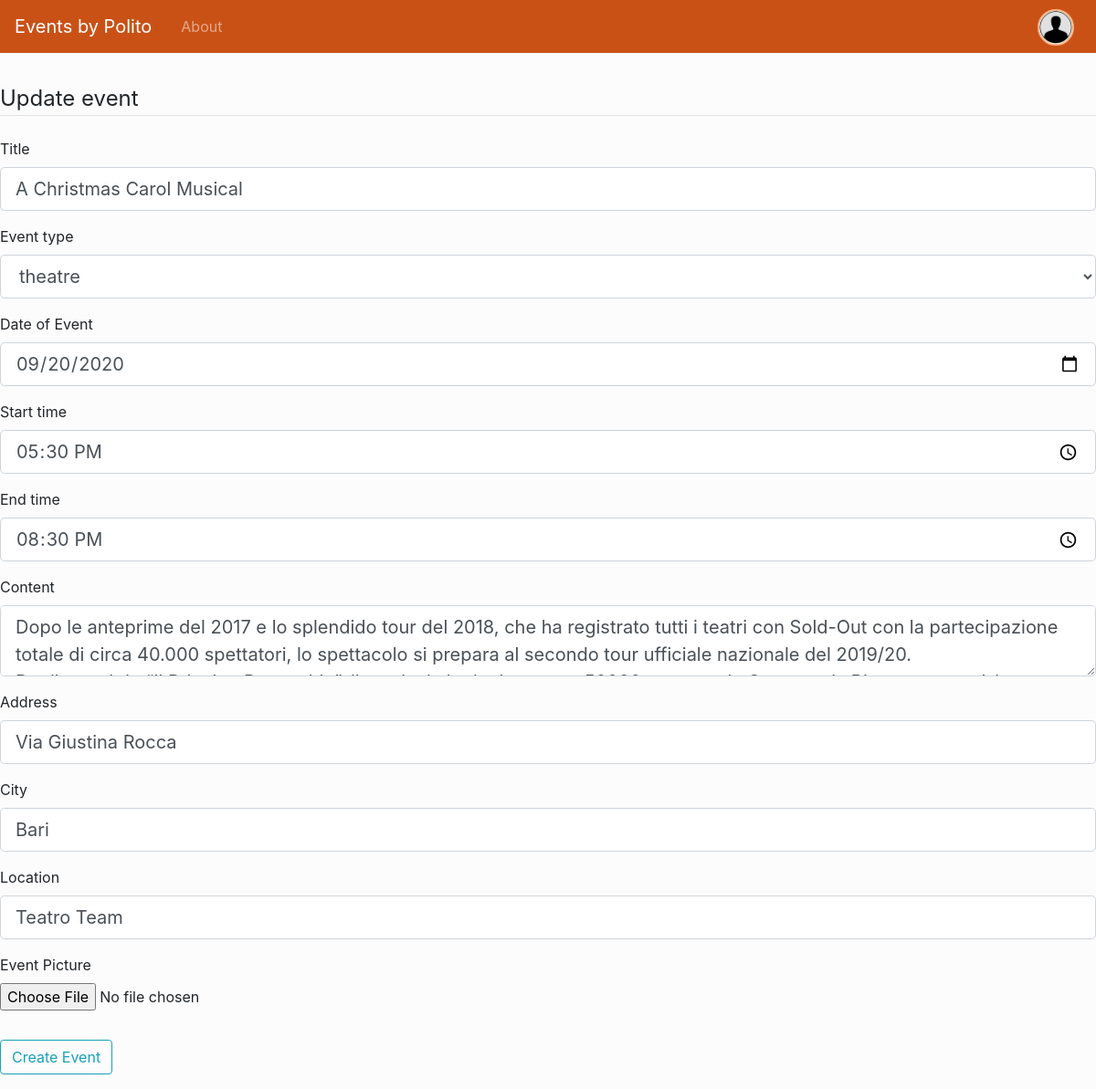
Page /event/1/update/ (signed in) on the earlier database version.
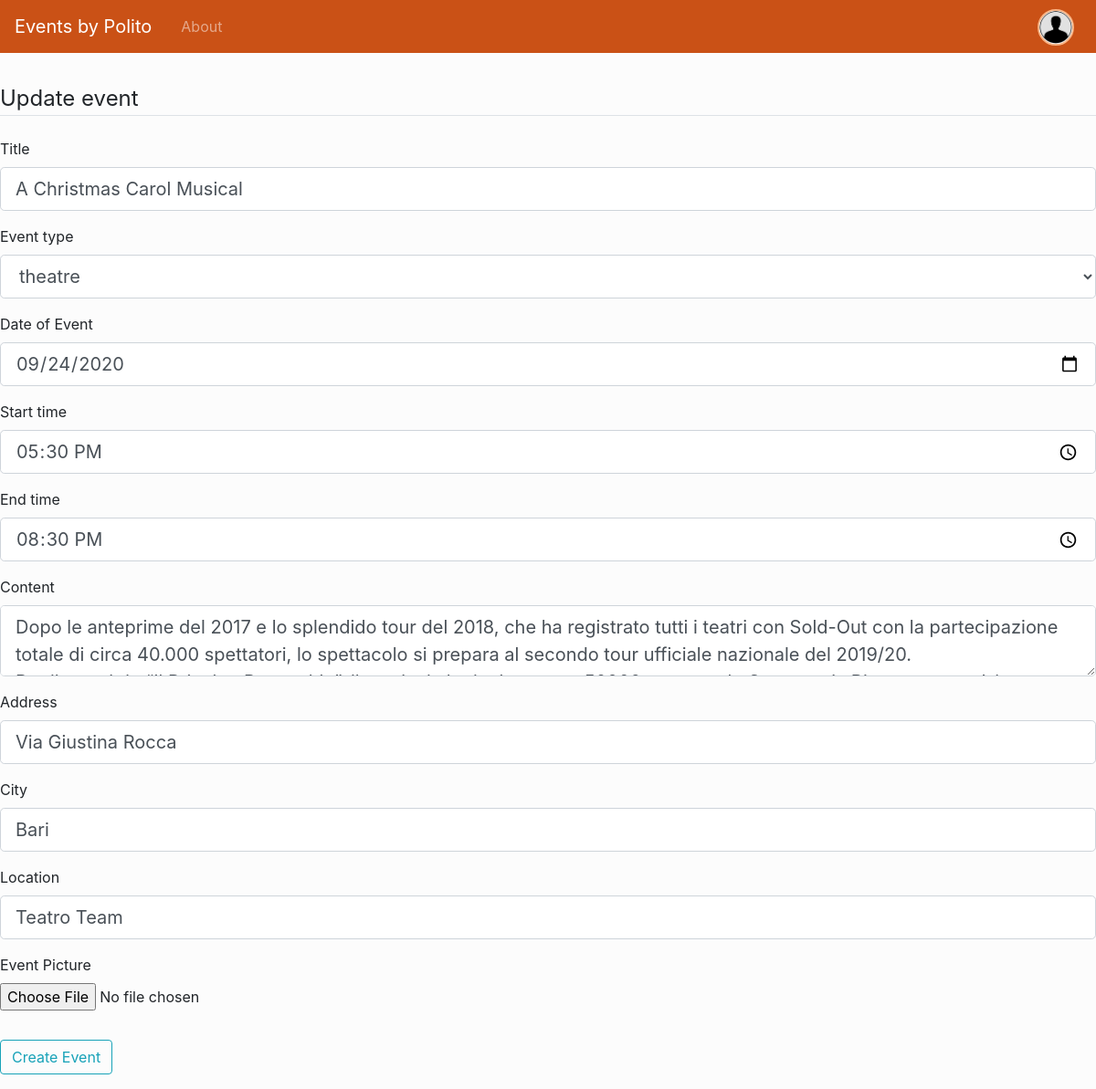
Same page on the later database version.
### eventplanner/models.py (models this page shows, shortened)
class Event(db.Model):
    id = db.Column(db.Integer, primary_key=True)
    title = db.Column(db.String(100), nullable=False)
    event_type = db.Column(db.Text, nullable=False)
    event_date = db.Column(db.Date, nullable=False)
    time_from = db.Column(db.Time, nullable=False)
    time_to = db.Column(db.Time, nullable=False)
    content = db.Column(db.Text, nullable=False)
    content_eng = db.Column(db.Text, nullable=True)
    address = db.Column(db.String(100), nullable=False)
    city = db.Column(db.String(100), nullable=False)
    location = db.Column(db.String(100), nullable=False)
    tickets = db.relationship(
        'Ticket', backref='event', lazy=True, cascade='all,delete-orphan')
    image_file = db.Column(db.String(20), nullable=False,
                           default='default_event.jpg')
    date_posted = db.Column(db.DateTime, nullable=False,
                            default=datetime.utcnow)
    user_id = db.Column(
        db.Integer, db.ForeignKey('user.id'), nullable=False)
    staffers = db.relationship('User', secondary='event_staff',
                               backref=db.backref('users', lazy='dynamic'))

### eventplanner/events/routes.py (the view)
@events.route("/event/<int:event_id>/update/", methods=['GET', 'POST'])
@login_required
def update_event(event_id):
    event = Event.query.get_or_404(event_id)
    if event.manager != current_user:
        abort(403)  # forbidden route
    form = EventForm()
    if form.validate_on_submit():
        event.title = form.title.data
        event.event_type = form.event_type.data
        event.event_date = form.event_date.data
        event.time_from = form.time_from.data
        event.time_to = form.time_to.data
        event.content = form.content.data
        event.content_eng = form.content_eng.data
        event.address = form.address.data
        event.city = form.city.data
        event.location = form.location.data
        if form.picture.data:
            picture_file = save_picture(form.picture.data, event.id)
            event.image_file = picture_file
        db.session.commit()
        flash('Your event has been updated', 'success')
        return redirect(url_for('events.event', event_id=event.id))
    elif request.method == 'GET':
        form.title.data = event.title
        form.event_type.data = event.event_type
        form.event_date.data = event.event_date
        form.time_from.data = event.time_from
        form.time_to.data = event.time_to
        form.content.data = event.content
        form.content_eng.data = event.content_eng
        form.address.data = event.address
        form.city.data = event.city
        form.location.data = event.location
    return render_template('update_event.html', title='Updated event', form=form, legend='Update event', event=event)

### eventplanner/events/forms.py
class EventForm(FlaskForm):
    title = StringField('Title', validators=[DataRequired()])
    event_type = SelectField(u'Event type', choices=[(
        '0', 'music'), ('1', 'theatre'), ('2', 'sports'), ('3', 'movies'), ('4', 'culture'), ('5', 'other')])
    event_date = DateField(
        'Date of Event', format='%Y-%m-%d', validators=[Required()])
    time_from = TimeField(
        'Start time',  format='%H:%M', validators=[Required()])
    time_to = TimeField(
        'End time',  format='%H:%M', validators=[Required()])
    content = TextAreaField('Content', validators=[DataRequired()])
    content_eng = TextAreaField('English Content (Optional)')
    address = StringField('Address', validators=[DataRequired()])
    city = StringField('City', validators=[DataRequired()])
    location = StringField('Location', validators=[DataRequired()])
    tickets = FieldList(
        FormField(TicketForm, default=lambda: Ticket()),
        min_entries=1,
        max_entries=20
    )
    picture = FileField('Event Picture', validators=[
                        FileAllowed(['jpg', 'png', 'jpeg'])])
    submit = SubmitField('Create Event')

### eventplanner/templates/update_event.html (shortened to what the changed rows need)
{% extends "layout.html" %}
{% block content %}
    <div class="content-section">
        <form method="POST" action="" enctype = "multipart/form-data">
            <fieldset class="form-group">
                <div class="form-group">
                    {{ form.title.label(class="form-control-label")}}
                    {% if form.title.errors%}
                        {{ form.title(class="form-control form-control-lg is-invalid")}}
                        <div class="invalid-feedback">
                            {% for error in form.title.errors %}
                                <span>{{ error }}</span>
                            {%endfor%}
                        </div>
                    {% else %}
                        {{ form.title(class="form-control form-control-lg")}}
                    {% endif %}
                </div>
                <div class="form-group">
                    {{ form.event_type.label(class="form-control-label")}}
                    {% if form.event_type.errors %}
                        {{ form.content(class="form-control form-control-lg is-invalid")}}
                        <div class="invalid-feedback">
                            {% for error in form.event_type.errors %}
                                <span>{{ error }}</span>
                            {% endfor %}
                        </div>
                    {% else %}
                        {{ form.event_type(class="form-control form-control-lg")}}
                    {% endif %}
                </div>
                <div class="form-group">
                    {{ form.event_date.label(class="form-control-label")}}
                    {% if form.event_date.errors %}
                        {{ form.event_date(class="form-control form-control-lg is-invalid")}}
                        <div class="invalid-feedback">
                            {% for error in form.content.errors %}
                                <span>{{ error }}</span>
                            {% endfor %}
                        </div>
                    {% else %}
                        {{ form.event_date(class="form-control form-control-lg")}}
                    {% endif %}
                </div>
                <div class="form-group">
                    {{ form.time_from.label(class="form-control-label")}}
                    {% if form.time_from.errors %}
                        {{ form.time_from(class="form-control form-control-lg is-invalid")}}
                        <div class="invalid-feedback">
                            {% for error in form.content.errors %}
                                <span>{{ error }}</span>
                            {% endfor %}
                        </div>
                    {% else %}
                        {{ form.time_from(class="form-control form-control-lg")}}
                    {% endif %}
                </div>
                <div class="form-group">
                    {{ form.time_to.label(class="form-control-label")}}
                    {% if form.time_to.errors %}
                        {{ form.time_to(class="form-control form-control-lg is-invalid")}}
                        <div class="invalid-feedback">
                            {% for error in form.content.errors %}
                                <span>{{ error }}</span>
                            {% endfor %}
                        </div>
                    {% else %}
                        {{ form.time_to(class="form-control form-control-lg")}}
                    {% endif %}
                </div>
                <div class="form-group">
                    {{ form.content.label(class="form-control-label")}}
                    {% if form.content.errors %}
                        {{ form.content(class="form-control form-control-lg is-invalid")}}
                        <div class="invalid-feedback">
                            {% for error in form.content.errors %}
                                <span>{{ error }}</span>
                            {% endfor %}
                        </div>
                    {% else %}
                        {{ form.content(class="form-control form-control-lg")}}
                    {% endif %}
                </div>
                <div class="form-group">
                    {{ form.address.label(class="form-control-label")}}
                    {% if form.address.errors %}
                        {{ form.address(class="form-control form-control-lg is-invalid")}}
                        <div class="invalid-feedback">
                            {% for error in form.content.errors %}
                                <span>{{ error }}</span>
                            {% endfor %}
                        </div>
                    {% else %}
                        {{ form.address(class="form-control form-control-lg")}}
                    {% endif %}
                </div>
                <div class="form-group">
                    {{ form.city.label(class="form-control-label")}}
                    {% if form.city.errors %}
                        {{ form.city(class="form-control form-control-lg is-invalid")}}
                        <div class="invalid-feedback">
                            {% for error in form.content.errors %}
                                <span>{{ error }}</span>
                            {% endfor %}
                        </div>
                    {% else %}
                        {{ form.city(class="form-control form-control-lg")}}
                    {% endif %}
                </div>
                <div class="form-group">
                    {{ form.location.label(class="form-control-label")}}
                    {% if form.location.errors %}
                        {{ form.location(class="form-control form-control-lg is-invalid")}}
                        <div class="invalid-feedback">
                            {% for error in form.location.errors %}
                                <span>{{ error }}</span>
                            {% endfor %}
                        </div>
                    {% else %}
                        {{ form.location(class="form-control form-control-lg")}}
                    {% endif %}
                </div>
            </fieldset>
        </form>
    </div>
{% endblock content%}

Differences in the rows shown:
changed Event "A Christmas Carol Musical": event_date "09/20/2020" → "09/24/2020"
